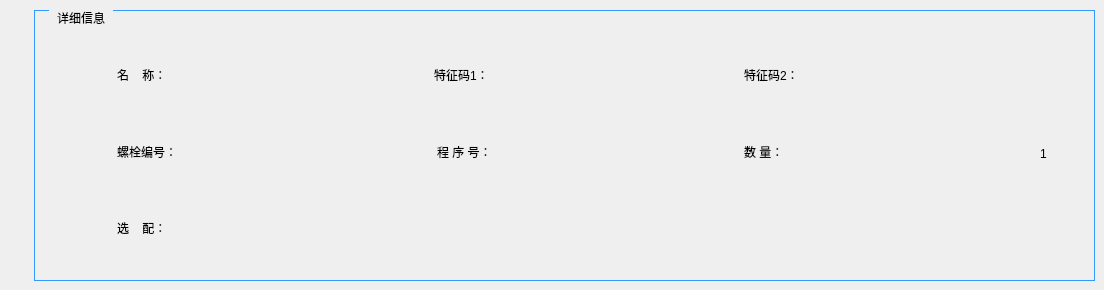
        <widget class="QWidget" name="page">
         <widget class="QGroupBox" name="groupBox_16">
          <property name="geometry">
           <rect>
            <x>34</x>
            <y>10</y>
            <width>1061</width>
            <height>271</height>
           </rect>
          </property>
          <property name="styleSheet">
           <string notr="true">QGroupBox {
    font: 14pt &quot;黑体&quot;;
    margin-top: 1ex;
    border-width:0.5px;  
    border-style:solid;
    border-color: rgb(51, 153, 255);  
}

QGroupBox::title {
    subcontrol-origin: margin;
    subcontrol-position: top left;
    left:15px;      
    margin-left: 5px;
    margin-right: 5px;
    padding:1px;
}</string>
          </property>
          <property name="title">
           <string>详细信息</string>
          </property>
          <widget class="QLabel" name="label_105">
           <property name="geometry">
            <rect>
             <x>83</x>
             <y>49</y>
             <width>111</width>
             <height>31</height>
            </rect>
           </property>
           <property name="styleSheet">
            <string notr="true">font: 14pt &quot;黑体&quot;;</string>
           </property>
           <property name="text">
            <string>名    称：</string>
           </property>
          </widget>
          <widget class="QLabel" name="label_106">
           <property name="geometry">
            <rect>
             <x>710</x>
             <y>49</y>
             <width>121</width>
             <height>31</height>
            </rect>
           </property>
           <property name="styleSheet">
            <string notr="true">font: 14pt &quot;黑体&quot;;</string>
           </property>
           <property name="text">
            <string>特征码2：</string>
           </property>
          </widget>
          <widget class="QLabel" name="label_107">
           <property name="geometry">
            <rect>
             <x>400</x>
             <y>49</y>
             <width>121</width>
             <height>31</height>
            </rect>
           </property>
           <property name="styleSheet">
            <string notr="true">font: 14pt &quot;黑体&quot;;</string>
           </property>
           <property name="text">
            <string>特征码1：</string>
           </property>
          </widget>
          <widget class="QLabel" name="label_108">
           <property name="geometry">
            <rect>
             <x>83</x>
             <y>126</y>
             <width>111</width>
             <height>31</height>
            </rect>
           </property>
           <property name="styleSheet">
            <string notr="true">font: 14pt &quot;黑体&quot;;</string>
           </property>
           <property name="text">
            <string>螺栓编号：</string>
           </property>
          </widget>
          <widget class="QLabel" name="label_109">
           <property name="geometry">
            <rect>
             <x>403</x>
             <y>126</y>
             <width>121</width>
             <height>31</height>
            </rect>
           </property>
           <property name="styleSheet">
            <string notr="true">font: 14pt &quot;黑体&quot;;</string>
           </property>
           <property name="text">
            <string>程 序 号：</string>
           </property>
          </widget>
          <widget class="QLabel" name="label_110">
           <property name="geometry">
            <rect>
             <x>710</x>
             <y>126</y>
             <width>61</width>
             <height>31</height>
            </rect>
           </property>
           <property name="styleSheet">
            <string notr="true">font: 14pt &quot;黑体&quot;;</string>
           </property>
           <property name="text">
            <string>数 量：</string>
           </property>
          </widget>
          <widget class="QLabel" name="label_111">
           <property name="geometry">
            <rect>
             <x>83</x>
             <y>202</y>
             <width>111</width>
             <height>31</height>
            </rect>
           </property>
           <property name="styleSheet">
            <string notr="true">font: 14pt &quot;黑体&quot;;</string>
           </property>
           <property name="text">
            <string>选    配：</string>
           </property>
          </widget>
          <widget class="QLabel" name="label_carname">
           <property name="geometry">
            <rect>
             <x>196</x>
             <y>49</y>
             <width>111</width>
             <height>31</height>
            </rect>
           </property>
           <property name="styleSheet">
            <string notr="true">font: 14pt &quot;Arial&quot;;</string>
           </property>
           <property name="text">
            <string/>
           </property>
          </widget>
          <widget class="QLabel" name="label_G9">
           <property name="geometry">
            <rect>
             <x>837</x>
             <y>49</y>
             <width>151</width>
             <height>31</height>
            </rect>
           </property>
           <property name="styleSheet">
            <string notr="true">font: 14pt &quot;Arial&quot;;</string>
           </property>
           <property name="text">
            <string/>
           </property>
          </widget>
          <widget class="QLabel" name="label_VIN">
           <property name="geometry">
            <rect>
             <x>530</x>
             <y>49</y>
             <width>131</width>
             <height>31</height>
            </rect>
           </property>
           <property name="styleSheet">
            <string notr="true">font: 14pt &quot;Arial&quot;;</string>
           </property>
           <property name="text">
            <string/>
           </property>
          </widget>
          <widget class="QLabel" name="label_Lsnum">
           <property name="geometry">
            <rect>
             <x>196</x>
             <y>126</y>
             <width>201</width>
             <height>31</height>
            </rect>
           </property>
           <property name="styleSheet">
            <string notr="true">font: 14pt &quot;Arial&quot;;</string>
           </property>
           <property name="text">
            <string/>
           </property>
          </widget>
          <widget class="QLabel" name="label_pronum">
           <property name="geometry">
            <rect>
             <x>527</x>
             <y>126</y>
             <width>151</width>
             <height>31</height>
            </rect>
           </property>
           <property name="styleSheet">
            <string notr="true">font: 14pt &quot;Arial&quot;;</string>
           </property>
           <property name="text">
            <string/>
           </property>
          </widget>
          <widget class="QLabel" name="label_52">
           <property name="geometry">
            <rect>
             <x>774</x>
             <y>126</y>
             <width>57</width>
             <height>43</height>
            </rect>
           </property>
           <property name="styleSheet">
            <string notr="true">border-image: url(:/LCD_CS351/LCD_CS351/logo/luosi.png);</string>
           </property>
           <property name="text">
            <string/>
           </property>
          </widget>
          <widget class="QLabel" name="label_isxuan">
           <property name="geometry">
            <rect>
             <x>196</x>
             <y>196</y>
             <width>41</width>
             <height>41</height>
            </rect>
           </property>
           <property name="styleSheet">
            <string notr="true">font: 14pt &quot;Arial&quot;;</string>
           </property>
           <property name="text">
            <string/>
           </property>
          </widget>
          <widget class="QLabel" name="label_number">
           <property name="geometry">
            <rect>
             <x>840</x>
             <y>126</y>
             <width>51</width>
             <height>31</height>
            </rect>
           </property>
           <property name="styleSheet">
            <string notr="true">font: 14pt &quot;Arial&quot;;</string>
           </property>
           <property name="text">
            <string/>
           </property>
          </widget>
          <widget class="QPushButton" name="pushButton_10">
           <property name="geometry">
            <rect>
             <x>998</x>
             <y>98</y>
             <width>33</width>
             <height>22</height>
            </rect>
           </property>
           <property name="focusPolicy">
            <enum>Qt::NoFocus</enum>
           </property>
           <property name="styleSheet">
            <string notr="true">border-image: url(:/LCD_CS351/LCD_CS351/35_all/up.bmp);</string>
           </property>
           <property name="text">
            <string/>
           </property>
           <property name="flat">
            <bool>true</bool>
           </property>
          </widget>
          <widget class="QPushButton" name="pushButton_11">
           <property name="geometry">
            <rect>
             <x>998</x>
             <y>171</y>
             <width>33</width>
             <height>22</height>
            </rect>
           </property>
           <property name="focusPolicy">
            <enum>Qt::NoFocus</enum>
           </property>
           <property name="styleSheet">
            <string notr="true">border-image: url(:/LCD_CS351/LCD_CS351/35_all/down.bmp);</string>
           </property>
           <property name="text">
            <string/>
           </property>
           <property name="flat">
            <bool>true</bool>
           </property>
          </widget>
          <widget class="QLabel" name="label_currentindex">
           <property name="geometry">
            <rect>
             <x>1006</x>
             <y>133</y>
             <width>21</width>
             <height>21</height>
            </rect>
           </property>
           <property name="styleSheet">
            <string notr="true">font: 14pt &quot;Arial&quot;;</string>
           </property>
           <property name="text">
            <string>1</string>
           </property>
          </widget>
         </widget>
        </widget>
